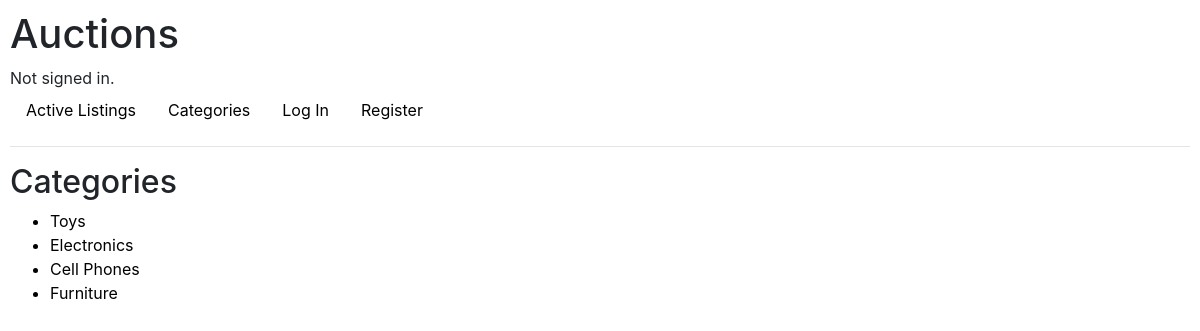
The page /categories on the database its author committed.
### auctions/models.py (models this page shows, shortened)
class Categories(models.Model):
    category_list = models.CharField(max_length=20)

### auctions/views.py (the view)
# urls.py: path("categories", views.categories, name="categories"),
def categories(request):
    categories = Categories.objects.all()
    return render(request, "auctions/categories.html",{
        "categories": categories
    })

### auctions/templates/auctions/categories.html (shortened to what this page needs)
{% extends "auctions/layout.html" %}
{% block body %}
    <h2>Categories</h2>
    <ul>
    {% for category in categories %}
        <a href="{% url 'category_listings' category.id %}"><li>{{ category.category_list }}</li></a>
    {% endfor %}
{% endblock %}

### auctions/static/auctions/styles.css (style rules this page uses)
body { padding: 10px; }
a { color: black; border-color: lightgray; }

### rows shown on the page
Categories: category_list "Toys"
Categories: category_list "Electronics"
Categories: category_list "Cell Phones"
Categories: category_list "Furniture"
